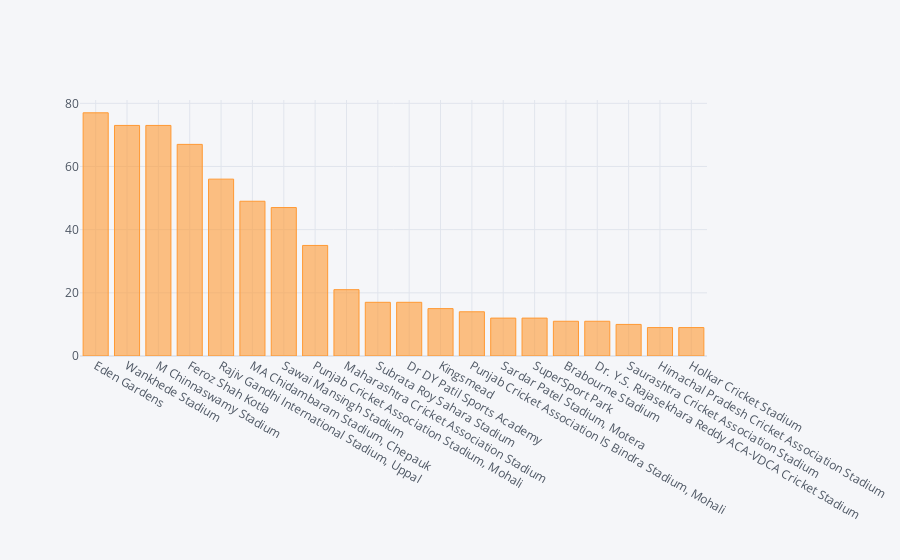

Notebook code for this chart:
### Code cell
stadium[:20].iplot(kind = 'bar')

### Figure 1 — Plotly figure (JSON) as saved in the notebook; plotly's stock layout.template omitted (floating-point values rounded to 4 significant figures)
{"data": [{"marker": {"color": "rgba(255, 153, 51, 0.6)", "line": {"color": "rgba(255, 153, 51, 1.0)", "width": 1}}, "name": "venue", "orientation": "v", "text": "", "type": "bar", "x": ["Eden Gardens", "Wankhede Stadium", "M Chinnaswamy Stadium", "Feroz Shah Kotla", "Rajiv Gandhi International Stadium, Uppal", "MA Chidambaram Stadium, Chepauk", "Sawai Mansingh Stadium", "Punjab Cricket Association Stadium, Mohali", "Maharashtra Cricket Association Stadium", "Subrata Roy Sahara Stadium", "Dr DY Patil Sports Academy", "Kingsmead", "Punjab Cricket Association IS Bindra Stadium, Mohali", "Sardar Patel Stadium, Motera", "SuperSport Park", "Brabourne Stadium", "Dr. Y.S. Rajasekhara Reddy ACA-VDCA Cricket Stadium", "Saurashtra Cricket Association Stadium", "Himachal Pradesh Cricket Association Stadium", "Holkar Cricket Stadium"], "y": [77, 73, 73, 67, 56, 49, 47, 35, 21, 17, 17, 15, 14, 12, 12, 11, 11, 10, 9, 9]}], "layout": {"legend": {"bgcolor": "#F5F6F9", "font": {"color": "#4D5663"}}, "paper_bgcolor": "#F5F6F9", "plot_bgcolor": "#F5F6F9", "title": {"font": {"color": "#4D5663"}}, "xaxis": {"gridcolor": "#E1E5ED", "showgrid": true, "tickfont": {"color": "#4D5663"}, "title": {"font": {"color": "#4D5663"}, "text": ""}, "zerolinecolor": "#E1E5ED"}, "yaxis": {"gridcolor": "#E1E5ED", "showgrid": true, "tickfont": {"color": "#4D5663"}, "title": {"font": {"color": "#4D5663"}, "text": ""}, "zerolinecolor": "#E1E5ED"}}}
